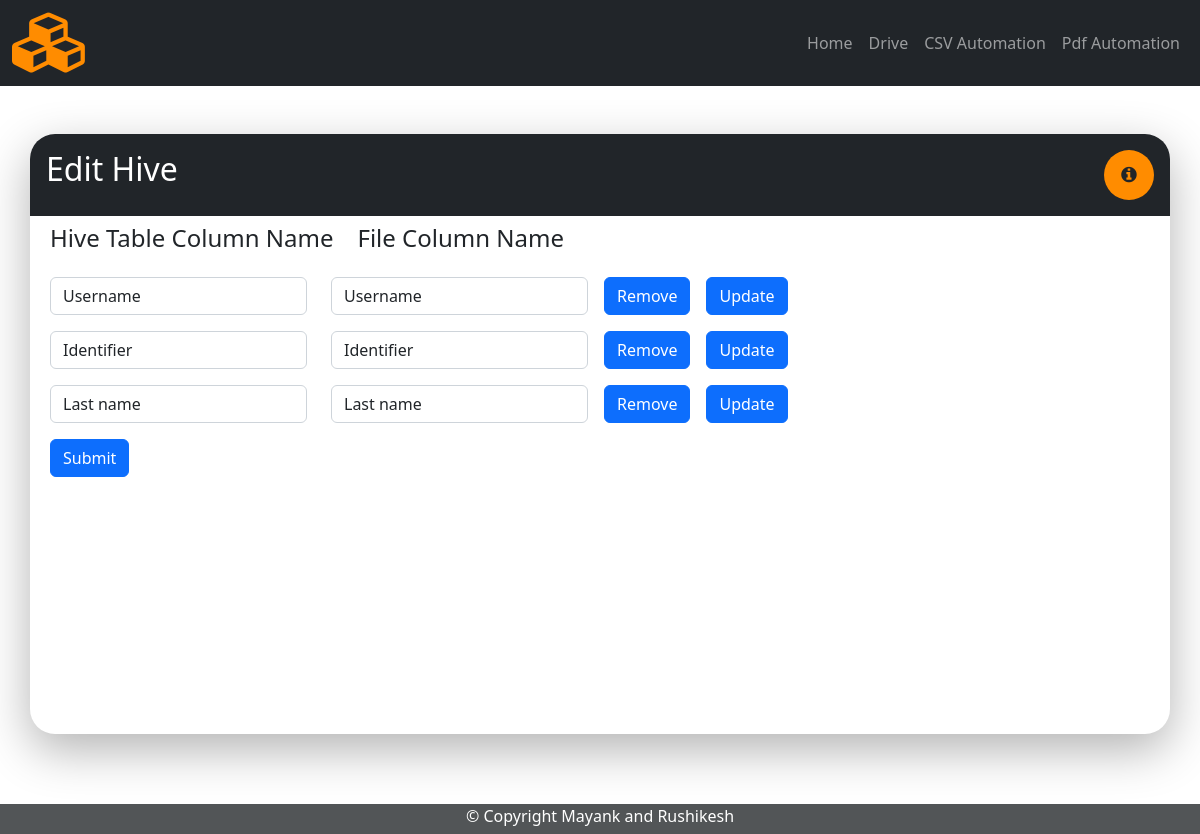
The app's page /hive_edit/5/ with its own data.
### tool/models.py (models this page shows)
class HiveTableDetails(models.Model):
    id = models.AutoField(primary_key=True)
    file_id = models.IntegerField(default=None)
    array_id = models.IntegerField(default=0)
    column_name = models.CharField(max_length=30)
    file_column_name = models.CharField(max_length=30)

### tool/views.py (the view)
# urls.py: path('hive_edit/<int:id>/',views.hive_edit,name='hive_edit'),
def hive_edit(request,id):
    if is_ajax(request=request):
        action = request.GET.get('action')
        if action == "update_column":
            column_id = int(request.GET.get('column_id'))
            HiveTableDetails.objects.filter(id=column_id).update(column_name = request.GET.get('new_name'))
            data = list(HiveTableDetails.objects.filter(file_id=int(request.GET.get('id'))).values())
            return JsonResponse(data,safe=False)
        elif action == "remove_column":
            column_id = int(request.GET.get('column_id'))
            HiveTableDetails.objects.filter(id=column_id).delete()
            data = list(HiveTableDetails.objects.filter(file_id=int(request.GET.get('id'))).values())
            return JsonResponse(data,safe=False)
        elif action == "hive_csv":
            hive_csv(int(request.GET.get('id')))
            data = ["success"]
            return JsonResponse(data,safe=False)
        elif action == "hive_pdf":
            hive_pdf(int(request.GET.get('id')))
            data = ["success"]
            return JsonResponse(data,safe=False)
    else:
        pipline_details = PiplineDetails.objects.filter(id=id).values()
        for pipline_detail in pipline_details:
            file_type =  pipline_detail["file_type"]
        if file_type == "CSV":
            hive_type = "hive_csv"
        else:
            hive_type = "hive_pdf"
        hive_column_details = HiveTableDetails.objects.filter(file_id=id).values()
        context = {
            'hive_column_details': hive_column_details,
            'id':id,
            'hive_type':hive_type,
        }
        return render(request,'common/hive_edit.html',context)

### tool/views.py (called while the page is built)
def is_ajax(request):
    return request.META.get('HTTP_X_REQUESTED_WITH') == 'XMLHttpRequest'

### templates/common/hive_edit.html (shortened to what this page needs)
{% extends 'base.html' %}
{% block content %}
<div class="container shadow-container min-height-con mt-5 overflow-hidden round-edge">
	<div class="row bg-dark text-white">
		<div class="col-sm-7 p-3">
			<h2>Edit Hive</h2>
		</div>
		<div class="col-sm-5 p-3">
            <div class="float-end">
                <button type="button" class="btn icon-color btn-circle btn-lg btn-outline-light" data-bs-toggle="tooltip" data-bs-placement="bottom" title="Shell script and spark submit is going to create"><i class="fa fa-info-circle" aria-hidden="true"></i></button>
            </div>
        </div>
	</div>
	<div class="p-2">
		<div class="mb-3">
			<div class="row g-3 align-items-center">
				<div class="col-auto me-2">
					<h4>Hive Table Column Name</h4>
				</div>
				<div class="col-auto">
					<h4>File Column Name</h4>
				</div>
			</div>
		</div>
		<div id="columns">
			{% for column in hive_column_details %}
				<div class="mb-3">
					<div class="row g-3 align-items-center">
						<div class="col-auto me-2">
							<input type="hiveColumnName" class="form-control" name="hiveColumnName{{column.id}}" value="{{column.column_name}}">
						</div>
						<div class="col-auto">
							<input type="csvColumnName" class="form-control" name="csvColumnName" value="{{column.file_column_name}}" readonly>
						</div>
						<div class="col-auto"><button type="remove" class="btn btn-primary remove_column" value={{column.id}}>Remove</button></div>
						<div class="col-auto"><button type="update" class="btn btn-primary update_column" value={{column.id}}>Update</button></div>
					</div>
				</div>
			{% endfor %}
		</div>
		<button type="submit" class="btn btn-primary submit_hive_pipline">Submit</button>
	</div>
</div>
<div class="min-height-bottom">
</div>
{% endblock %}

### static/styles/base.css (style rules this page uses)
.btn-circle { width: 30px; height: 30px; text-align: center; padding: 6px 0; font-size: 12px; line-height: 1.428571429; border-radius: 15px; }
.btn-circle.btn-lg { width: 50px; height: 50px; padding: 10px 16px; font-size: 18px; line-height: 1.33; border-radius: 25px; border:none; }
.icon-color { background: #FF8C00; color: rgba(var(--bs-dark-rgb),var(--bs-bg-opacity))!important; }
.round-edge { border-radius: 25px; }
.shadow-container { box-shadow: 0 1rem 3rem rgba(0,0,0,.300)!important; }
.min-height-con { min-height: 600px; }
.min-height-bottom { min-height: 100px; }

### records on screen
HiveTableDetails: column_name "Username", csvColumnName "Username", {{ column.id }} 13 (drawn)
HiveTableDetails: column_name "Identifier", csvColumnName "Identifier", {{ column.id }} 14 (drawn)
HiveTableDetails: column_name "Last name", csvColumnName "Last name", {{ column.id }} 16 (drawn)
